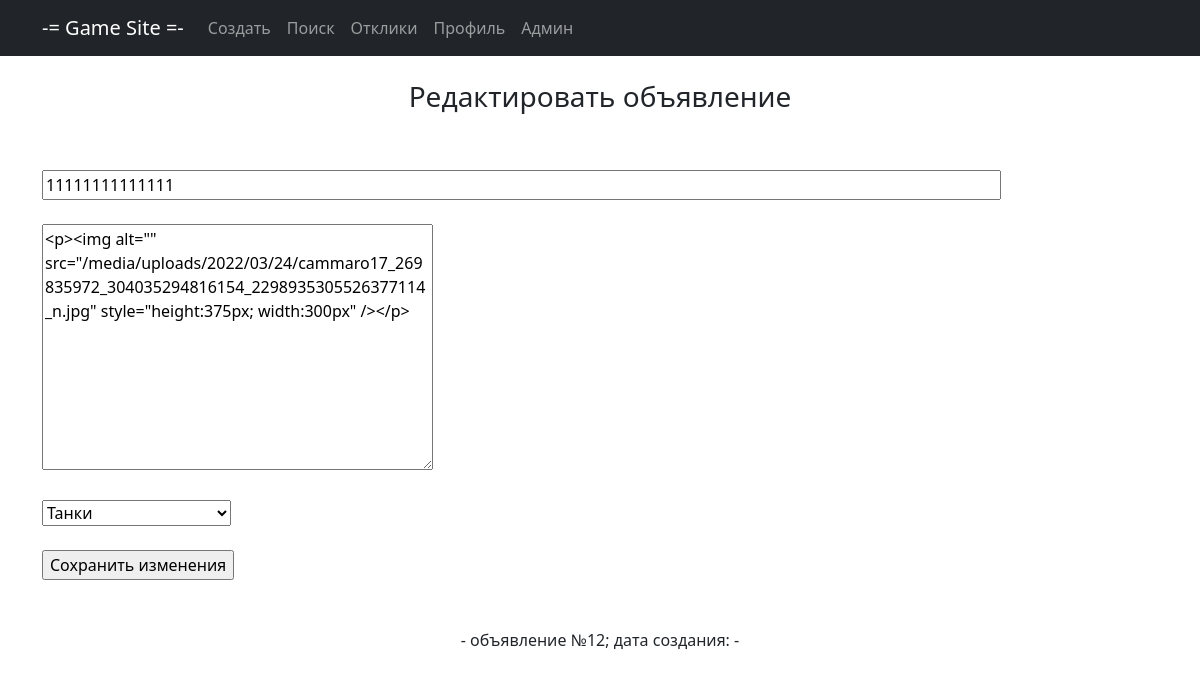
Page /edit/12 on the earlier database version.
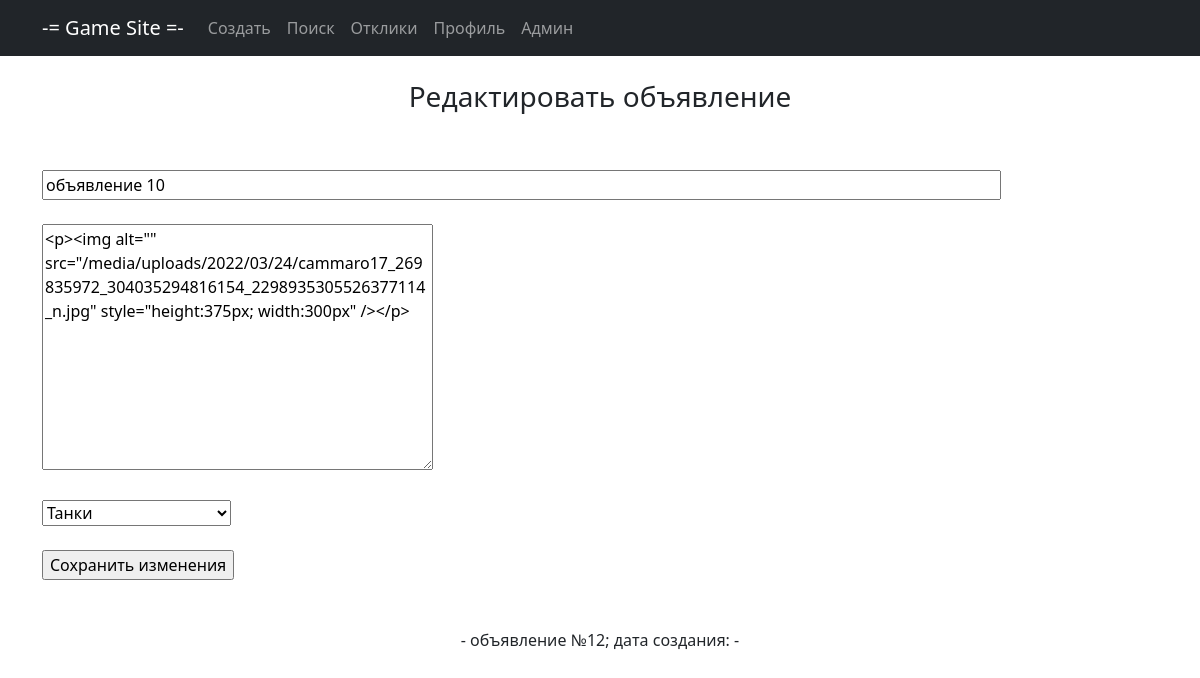
Same page on the later database version.
### main/models.py (models this page shows, shortened)
class Note(models.Model):
    title = models.CharField(max_length=128, verbose_name='Название')
    content = RichTextUploadingField(verbose_name='Контент')
    datetime = models.DateTimeField(auto_now_add=True, verbose_name='Дата создания')
    user = models.ForeignKey(User, blank=True, null=True, on_delete=models.CASCADE, verbose_name='Пользователь')
    category = models.ForeignKey(Category, on_delete=models.CASCADE, verbose_name='Категория')

### main/views.py (the view)
# urls.py: path('edit/<int:pk>', NoteEdit.as_view(), name='edit'),
class NoteEdit(UpdateView):
    template_name = 'note_edit.html'
    form_class = NoteForm
    def get_object(self, **kwargs):
        id = self.kwargs.get('pk')
        return Note.objects.get(pk=id)

### main/forms.py
class NoteForm(ModelForm):
    def __init__(self, *args, **kwargs):
        super().__init__(*args, **kwargs)
        self.fields['category'].empty_label = 'Выберите категорию'
    class Meta:
        model = Note
        fields = '__all__'
        exclude = ['user']
        widgets = {'title': TextInput(attrs={'size': 98, 'placeholder': 'Название объявления'})}

### main/models.py (called while the page is built)
    def __str__(self):
        return f'{self.name}'

### templates/note_edit.html (shortened to what this page needs)
{% extends 'static/default.html' %}
{% load static %}
{% block content %}
<br><h3>Редактировать объявление</h3><br><br>
<form align="left" method="POST">
    {{ form.title }}<br>
    {{ form.media }}<br>
    {{ form.content }}<br><br>
    {{ form.category }}<br><br>
    <input type="submit" value="Сохранить изменения">
</form><br><br>
- объявление №{{ note.pk }}; дата создания: {{ note.dateCreation }} -<br><br><br>
{% endblock content %}

Differences in the rows shown:
changed Note "Танки": title "11111111111111" → "объявление 10"
